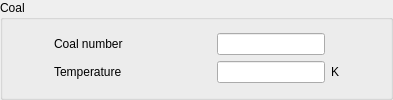
       <widget class="QGroupBox" name="groupBoxCoal">
        <property name="toolTip">
         <string>&lt;html&gt;&lt;head/&gt;&lt;body&gt;&lt;p&gt;&lt;span style=&quot; font-size:9pt;&quot;&gt;Specify
          coal informations for each particle set in case of coal combustion.&lt;/span&gt;&lt;/p&gt;&lt;/body&gt;&lt;/html&gt;
         </string>
        </property>
        <property name="title">
         <string>Coal</string>
        </property>
        <layout class="QGridLayout" name="gridLayout_2">
         <item row="0" column="0">
          <layout class="QGridLayout" name="gridLayout">
           <item row="1" column="3">
            <widget class="QLineEdit" name="lineEditIHPT">
             <property name="maximumSize">
              <size>
               <width>16777215</width>
               <height>16777215</height>
              </size>
             </property>
             <property name="toolTip">
              <string>&lt;html&gt;&lt;head/&gt;&lt;body&gt;&lt;p&gt;&lt;span style=&quot; font-size:9pt;&quot;&gt;Specify
               the coal temperature for each particle set.&lt;/span&gt;&lt;/p&gt;&lt;/body&gt;&lt;/html&gt;
              </string>
             </property>
            </widget>
           </item>
           <item row="1" column="5">
            <spacer>
             <property name="orientation">
              <enum>Qt::Horizontal</enum>
             </property>
             <property name="sizeHint" stdset="0">
              <size>
               <width>40</width>
               <height>20</height>
              </size>
             </property>
            </spacer>
           </item>
           <item row="0" column="1">
            <widget class="QLabel" name="labelINUCHL">
             <property name="toolTip">
              <string>&lt;html&gt;&lt;head/&gt;&lt;body&gt;&lt;p&gt;&lt;span style=&quot; font-size:9pt;&quot;&gt;Specify
               the number of the coal of the particle.&lt;/span&gt;&lt;/p&gt;&lt;/body&gt;&lt;/html&gt;
              </string>
             </property>
             <property name="text">
              <string>Coal number</string>
             </property>
            </widget>
           </item>
           <item row="0" column="3">
            <widget class="QLineEdit" name="lineEditINUCHL">
             <property name="maximumSize">
              <size>
               <width>16777215</width>
               <height>16777215</height>
              </size>
             </property>
             <property name="toolTip">
              <string>&lt;html&gt;&lt;head/&gt;&lt;body&gt;&lt;p&gt;&lt;span style=&quot; font-size:9pt;&quot;&gt;Specify
               the number of the coal of the particle.&lt;/span&gt;&lt;/p&gt;&lt;/body&gt;&lt;/html&gt;
              </string>
             </property>
            </widget>
           </item>
           <item row="1" column="1">
            <widget class="QLabel" name="labelIHPT">
             <property name="toolTip">
              <string>&lt;html&gt;&lt;head/&gt;&lt;body&gt;&lt;p&gt;&lt;span style=&quot; font-size:9pt;&quot;&gt;Specify
               the coal temperature for each particle set.&lt;/span&gt;&lt;/p&gt;&lt;/body&gt;&lt;/html&gt;
              </string>
             </property>
             <property name="text">
              <string>Temperature</string>
             </property>
            </widget>
           </item>
           <item row="1" column="2">
            <spacer>
             <property name="toolTip">
              <string>Ressort horizontal '', 121 x 22</string>
             </property>
             <property name="orientation">
              <enum>Qt::Horizontal</enum>
             </property>
             <property name="sizeHint" stdset="0">
              <size>
               <width>88</width>
               <height>22</height>
              </size>
             </property>
            </spacer>
           </item>
           <item row="1" column="4">
            <widget class="QLabel" name="labelUnitIHPT">
             <property name="toolTip">
              <string>&lt;html&gt;&lt;head/&gt;&lt;body&gt;&lt;p&gt;&lt;span style=&quot; font-size:9pt;&quot;&gt;Specify
               the coal temperature for each particle set.&lt;/span&gt;&lt;/p&gt;&lt;/body&gt;&lt;/html&gt;
              </string>
             </property>
             <property name="text">
              <string>K</string>
             </property>
            </widget>
           </item>
           <item row="1" column="0">
            <spacer>
             <property name="orientation">
              <enum>Qt::Horizontal</enum>
             </property>
             <property name="sizeHint" stdset="0">
              <size>
               <width>40</width>
               <height>20</height>
              </size>
             </property>
            </spacer>
           </item>
          </layout>
         </item>
        </layout>
       </widget>
